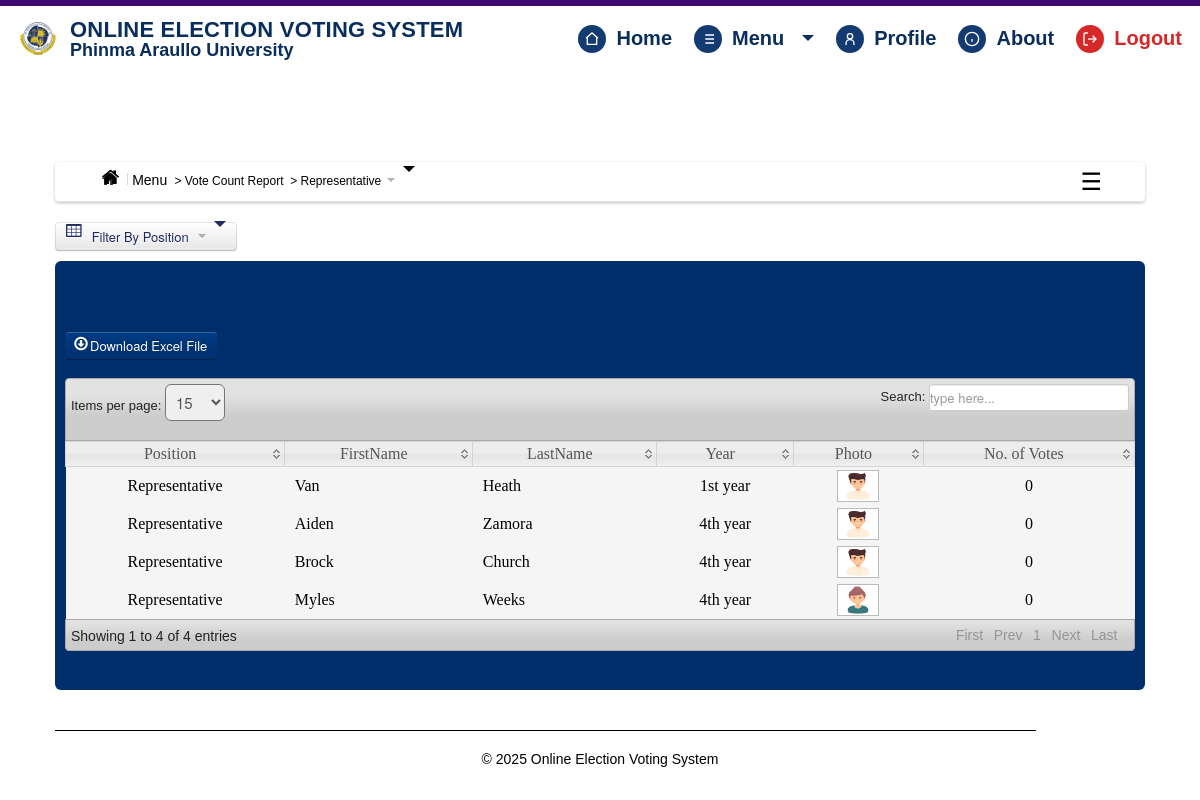
/election_officer/C_Representative.php (signed in), run on the app's committed database.
### tables this page shows
CREATE TABLE `candidate` (
  `CandidateID` int(11) NOT NULL,
  `abc` varchar(1) NOT NULL,
  `Position` varchar(200) NOT NULL,
  `Party` varchar(100) NOT NULL,
  `FirstName` varchar(200) NOT NULL,
  `LastName` varchar(200) NOT NULL,
  `MiddleName` varchar(100) NOT NULL,
  `Gender` varchar(6) NOT NULL,
  `Year` varchar(100) NOT NULL,
  `Photo` varchar(200) NOT NULL,
  `Qualification` text NOT NULL
);

### election_officer/C_Representative.php (the view, shortened to what this page needs)
<?php
include('header.php');
include('dbcon.php');
?>
</head>
<body>
<?php include('nav_top.php'); ?>
<div class="wrapper">
<div class="home_body">
<?php include('menusidebar.php'); ?>
<section style="margin-top: 20px;">
 <section style="margin-top: 20px;">
  <div class="dropdown">
    <button class="btn dropdown-toggle" type="button" data-toggle="dropdown"
  #000; border: none;>
  <i class="icon-table icon-large" style="margin-right: 8px;"></i> Filter By Position
  <span class="caret" style="border-top-color: #000; margin-left: 6px;"></span>
</button>
  </div>
</section>
<section>
	<div id="element" class="hero-body">
	    <div class="pagination">
    <ul>
    </ul>
    </div>
		<form method="POST" action="canvassing_excel.php">
	<button id="save_voter" class="btn btn-success" name="save"><i class="icon-download icon-large"></i>Download Excel File</button>
	</form>
	<table class="users-table">
<div class="demo_jui">
		<table cellpadding="0" cellspacing="0" border="0" class="display" id="log" class="jtable">
			<thead>
				<tr>
				<th>Position</th>
				<th>FirstName</th>
				<th>LastName</th>
				<th>Year</th>
				<th>Photo</th>
				<th>No. of Votes</th>
				</tr>
			</thead>
			<tbody>
<?php $candidate_query=mysqli_query($conn,"select  * from candidate where Position='Representative'");
		while($candidate_rows=mysqli_fetch_array($candidate_query)){ $id=$candidate_rows['CandidateID'];
		?>
<tr class="del<?php echo $id ?>">
	<td align="center"><?php echo $candidate_rows['Position']; ?></td>
	<td><?php echo $candidate_rows['FirstName']; ?></td>
	<td><?php echo $candidate_rows['LastName']; ?></td>
	<td align="center"><?php echo $candidate_rows['Year']; ?></td>
	<td align="center"><img class="pic" width="40" height="30" src="<?php echo $candidate_rows['Photo'];?>" border="0" onmouseover="showtrail('<?php echo $candidate_rows['Photo'];?>','<?php echo $candidate_rows['FirstName']." ".$candidate_rows['LastName'];?> ',200,5)" onmouseout="hidetrail()"></a></td>
		<td align="center">
	<?php $votes_query=mysqli_query($conn,"select * from votes where CandidateID='$id'");
	$vote_count=mysqli_num_rows($votes_query);
	echo $vote_count;
	?>
</td>
	</tr>
<?php } ?>
			</tbody>
		</table>
	</div>
	</div>
<?php include('footer.php')?>
</div>
</body>
</html>

### election_officer/css/datatable/demo_table_jui.css (style rules this page uses)
table.display thead th { cursor: pointer; padding: 3px 0 3px 10px; }
table.display { border-collapse: collapse; clear: both; margin: 0 auto; width: 100%; }
table.display td { padding: 3px 10px; }
tr.odd { background-color: #f5f5f5; }
tr.even { background-color: #f5f5f5; }

### election_officer/css/Home.css (style rules this page uses)
* { margin: 0; padding: 0; }
body { font-family: "Poppins", sans-serif; font-size: 14px; background-color: #fff ; background-position: 0 0px; }
.wrapper { width:1090px; margin:10px auto; }

### election_officer/nav_top.php (style rules this page uses)
:root { --nav-bg:#ffffff; --nav-navy:#0a2e5c; --nav-sub:#133b72; --nav-accent:#3f0a6d; --border:#e6ecf5; --danger:#d62828; }
.dropdown-toggle::after { content:""; margin-left:8px; border:6px solid transparent; border-top-color:currentColor; transform:translateY(2px); }

### data on the page
candidate: Position "Representative", FirstName "Van", LastName "Heath", Year "1st year", Photo (picture), vote_count "0"
candidate: Position "Representative", FirstName "Aiden", LastName "Zamora", Year "4th year", Photo (picture), vote_count "0"
candidate: Position "Representative", FirstName "Brock", LastName "Church", Year "4th year", Photo (picture), vote_count "0"
candidate: Position "Representative", FirstName "Myles", LastName "Weeks", Year "4th year", Photo (picture), vote_count "0"

### other printed values
$main_label "Vote Count Report"
$subpage_label "Representative"
